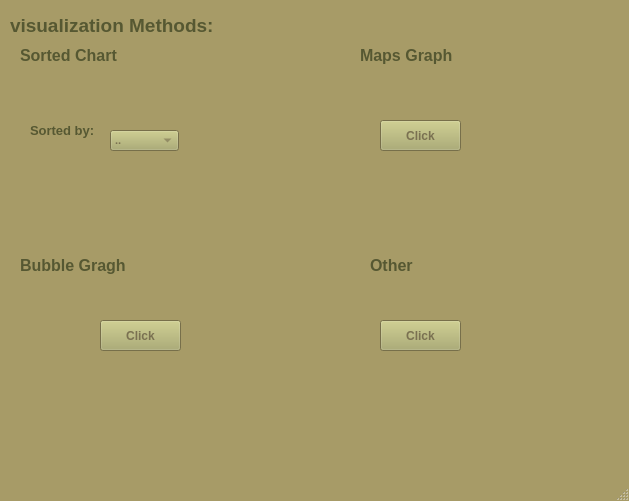
<?xml version="1.0" encoding="UTF-8"?>
<ui version="4.0">
 <class>MainWindow</class>
 <widget class="QMainWindow" name="MainWindow">
  <property name="geometry">
   <rect>
    <x>0</x>
    <y>0</y>
    <width>629</width>
    <height>501</height>
   </rect>
  </property>
  <property name="palette">
   <palette>
    <active>
     <colorrole role="WindowText">
      <brush brushstyle="SolidPattern">
       <color alpha="255">
        <red>86</red>
        <green>88</green>
        <blue>50</blue>
       </color>
      </brush>
     </colorrole>
     <colorrole role="Button">
      <brush brushstyle="SolidPattern">
       <color alpha="255">
        <red>170</red>
        <green>170</green>
        <blue>104</blue>
       </color>
      </brush>
     </colorrole>
     <colorrole role="Text">
      <brush brushstyle="SolidPattern">
       <color alpha="255">
        <red>144</red>
        <green>149</green>
        <blue>93</blue>
       </color>
      </brush>
     </colorrole>
     <colorrole role="ButtonText">
      <brush brushstyle="SolidPattern">
       <color alpha="255">
        <red>122</red>
        <green>113</green>
        <blue>81</blue>
       </color>
      </brush>
     </colorrole>
     <colorrole role="Base">
      <brush brushstyle="SolidPattern">
       <color alpha="255">
        <red>34</red>
        <green>88</green>
        <blue>31</blue>
       </color>
      </brush>
     </colorrole>
     <colorrole role="Window">
      <brush brushstyle="SolidPattern">
       <color alpha="255">
        <red>167</red>
        <green>155</green>
        <blue>103</blue>
       </color>
      </brush>
     </colorrole>
     <colorrole role="AlternateBase">
      <brush brushstyle="SolidPattern">
       <color alpha="255">
        <red>30</red>
        <green>91</green>
        <blue>37</blue>
       </color>
      </brush>
     </colorrole>
    </active>
    <inactive>
     <colorrole role="WindowText">
      <brush brushstyle="SolidPattern">
       <color alpha="255">
        <red>86</red>
        <green>88</green>
        <blue>50</blue>
       </color>
      </brush>
     </colorrole>
     <colorrole role="Button">
      <brush brushstyle="SolidPattern">
       <color alpha="255">
        <red>170</red>
        <green>170</green>
        <blue>104</blue>
       </color>
      </brush>
     </colorrole>
     <colorrole role="Text">
      <brush brushstyle="SolidPattern">
       <color alpha="255">
        <red>144</red>
        <green>149</green>
        <blue>93</blue>
       </color>
      </brush>
     </colorrole>
     <colorrole role="ButtonText">
      <brush brushstyle="SolidPattern">
       <color alpha="255">
        <red>122</red>
        <green>113</green>
        <blue>81</blue>
       </color>
      </brush>
     </colorrole>
     <colorrole role="Base">
      <brush brushstyle="SolidPattern">
       <color alpha="255">
        <red>34</red>
        <green>88</green>
        <blue>31</blue>
       </color>
      </brush>
     </colorrole>
     <colorrole role="Window">
      <brush brushstyle="SolidPattern">
       <color alpha="255">
        <red>167</red>
        <green>155</green>
        <blue>103</blue>
       </color>
      </brush>
     </colorrole>
     <colorrole role="AlternateBase">
      <brush brushstyle="SolidPattern">
       <color alpha="255">
        <red>30</red>
        <green>91</green>
        <blue>37</blue>
       </color>
      </brush>
     </colorrole>
    </inactive>
    <disabled>
     <colorrole role="WindowText">
      <brush brushstyle="SolidPattern">
       <color alpha="255">
        <red>120</red>
        <green>120</green>
        <blue>120</blue>
       </color>
      </brush>
     </colorrole>
     <colorrole role="Button">
      <brush brushstyle="SolidPattern">
       <color alpha="255">
        <red>170</red>
        <green>170</green>
        <blue>104</blue>
       </color>
      </brush>
     </colorrole>
     <colorrole role="Text">
      <brush brushstyle="SolidPattern">
       <color alpha="255">
        <red>120</red>
        <green>120</green>
        <blue>120</blue>
       </color>
      </brush>
     </colorrole>
     <colorrole role="ButtonText">
      <brush brushstyle="SolidPattern">
       <color alpha="255">
        <red>120</red>
        <green>120</green>
        <blue>120</blue>
       </color>
      </brush>
     </colorrole>
     <colorrole role="Base">
      <brush brushstyle="SolidPattern">
       <color alpha="255">
        <red>167</red>
        <green>155</green>
        <blue>103</blue>
       </color>
      </brush>
     </colorrole>
     <colorrole role="Window">
      <brush brushstyle="SolidPattern">
       <color alpha="255">
        <red>167</red>
        <green>155</green>
        <blue>103</blue>
       </color>
      </brush>
     </colorrole>
     <colorrole role="AlternateBase">
      <brush brushstyle="SolidPattern">
       <color alpha="255">
        <red>30</red>
        <green>91</green>
        <blue>37</blue>
       </color>
      </brush>
     </colorrole>
    </disabled>
   </palette>
  </property>
  <property name="windowTitle">
   <string>Covid-19</string>
  </property>
  <property name="layoutDirection">
   <enum>Qt::LeftToRight</enum>
  </property>
  <property name="tabShape">
   <enum>QTabWidget::Rounded</enum>
  </property>
  <widget class="QWidget" name="centralwidget">
   <widget class="QPushButton" name="bubble">
    <property name="geometry">
     <rect>
      <x>100</x>
      <y>320</y>
      <width>81</width>
      <height>31</height>
     </rect>
    </property>
    <property name="font">
     <font>
      <weight>75</weight>
      <bold>true</bold>
     </font>
    </property>
    <property name="text">
     <string>Click</string>
    </property>
   </widget>
   <widget class="QPushButton" name="map">
    <property name="geometry">
     <rect>
      <x>380</x>
      <y>120</y>
      <width>81</width>
      <height>31</height>
     </rect>
    </property>
    <property name="font">
     <font>
      <weight>75</weight>
      <bold>true</bold>
     </font>
    </property>
    <property name="text">
     <string>Click</string>
    </property>
   </widget>
   <widget class="QPushButton" name="other">
    <property name="geometry">
     <rect>
      <x>380</x>
      <y>320</y>
      <width>81</width>
      <height>31</height>
     </rect>
    </property>
    <property name="font">
     <font>
      <weight>75</weight>
      <bold>true</bold>
     </font>
    </property>
    <property name="text">
     <string>Click</string>
    </property>
   </widget>
   <widget class="QLabel" name="label">
    <property name="geometry">
     <rect>
      <x>30</x>
      <y>120</y>
      <width>71</width>
      <height>21</height>
     </rect>
    </property>
    <property name="font">
     <font>
      <pointsize>10</pointsize>
      <weight>75</weight>
      <bold>true</bold>
     </font>
    </property>
    <property name="text">
     <string>Sorted by:</string>
    </property>
   </widget>
   <widget class="QLabel" name="label_2">
    <property name="geometry">
     <rect>
      <x>10</x>
      <y>10</y>
      <width>241</width>
      <height>31</height>
     </rect>
    </property>
    <property name="font">
     <font>
      <pointsize>14</pointsize>
      <weight>75</weight>
      <bold>true</bold>
     </font>
    </property>
    <property name="text">
     <string>visualization Methods:</string>
    </property>
   </widget>
   <widget class="QLabel" name="label_3">
    <property name="geometry">
     <rect>
      <x>20</x>
      <y>40</y>
      <width>111</width>
      <height>31</height>
     </rect>
    </property>
    <property name="font">
     <font>
      <pointsize>12</pointsize>
      <weight>75</weight>
      <bold>true</bold>
     </font>
    </property>
    <property name="text">
     <string>Sorted Chart</string>
    </property>
   </widget>
   <widget class="QLabel" name="label_4">
    <property name="geometry">
     <rect>
      <x>20</x>
      <y>250</y>
      <width>131</width>
      <height>31</height>
     </rect>
    </property>
    <property name="font">
     <font>
      <pointsize>12</pointsize>
      <weight>75</weight>
      <bold>true</bold>
     </font>
    </property>
    <property name="text">
     <string>Bubble Gragh</string>
    </property>
   </widget>
   <widget class="QLabel" name="label_5">
    <property name="geometry">
     <rect>
      <x>360</x>
      <y>40</y>
      <width>101</width>
      <height>31</height>
     </rect>
    </property>
    <property name="font">
     <font>
      <pointsize>12</pointsize>
      <weight>75</weight>
      <bold>true</bold>
     </font>
    </property>
    <property name="text">
     <string>Maps Graph</string>
    </property>
   </widget>
   <widget class="QComboBox" name="Box">
    <property name="geometry">
     <rect>
      <x>110</x>
      <y>130</y>
      <width>69</width>
      <height>21</height>
     </rect>
    </property>
    <property name="font">
     <font>
      <pointsize>8</pointsize>
      <weight>75</weight>
      <bold>true</bold>
     </font>
    </property>
    <item>
     <property name="text">
      <string>..</string>
     </property>
    </item>
    <item>
     <property name="text">
      <string>Cases</string>
     </property>
    </item>
    <item>
     <property name="text">
      <string>Deaths</string>
     </property>
    </item>
   </widget>
   <widget class="QLabel" name="label_6">
    <property name="geometry">
     <rect>
      <x>370</x>
      <y>250</y>
      <width>81</width>
      <height>31</height>
     </rect>
    </property>
    <property name="font">
     <font>
      <pointsize>12</pointsize>
      <weight>75</weight>
      <bold>true</bold>
     </font>
    </property>
    <property name="text">
     <string>Other</string>
    </property>
   </widget>
  </widget>
  <widget class="QMenuBar" name="menubar">
   <property name="geometry">
    <rect>
     <x>0</x>
     <y>0</y>
     <width>629</width>
     <height>21</height>
    </rect>
   </property>
  </widget>
  <widget class="QStatusBar" name="statusbar"/>
 </widget>
 <resources/>
 <connections/>
</ui>
